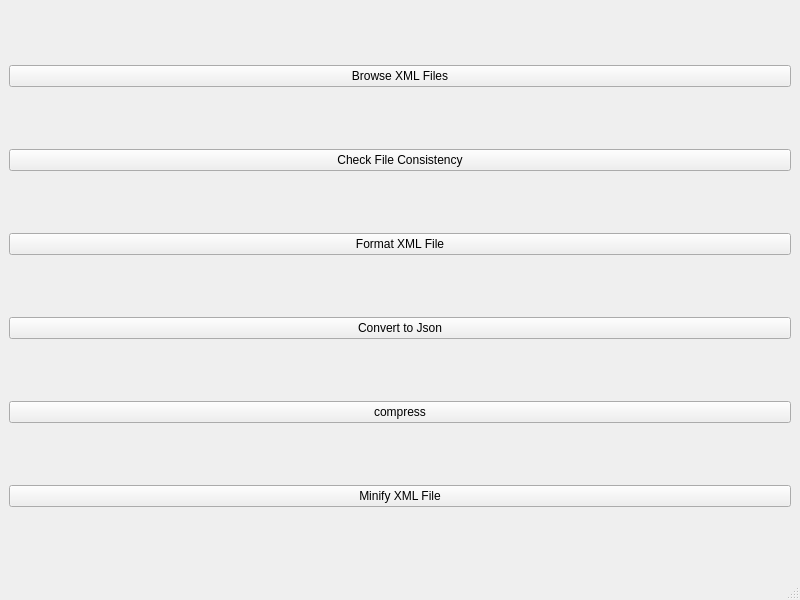
<?xml version="1.0" encoding="UTF-8"?>
<ui version="4.0">
 <class>MainWindow</class>
 <widget class="QMainWindow" name="MainWindow">
  <property name="geometry">
   <rect>
    <x>0</x>
    <y>0</y>
    <width>800</width>
    <height>600</height>
   </rect>
  </property>
  <property name="windowTitle">
   <string>MainWindow</string>
  </property>
  <widget class="QWidget" name="centralwidget">
   <layout class="QVBoxLayout" name="verticalLayout">
    <item>
     <widget class="QPushButton" name="pushButton_browsefile">
      <property name="text">
       <string>Browse XML Files</string>
      </property>
     </widget>
    </item>
    <item>
     <widget class="QPushButton" name="pushButton_check">
      <property name="text">
       <string>Check File Consistency</string>
      </property>
     </widget>
    </item>
    <item>
     <widget class="QPushButton" name="pushButton_format">
      <property name="text">
       <string>Format XML File</string>
      </property>
     </widget>
    </item>
    <item>
     <widget class="QPushButton" name="pushButton_converttojson">
      <property name="text">
       <string>Convert to Json</string>
      </property>
     </widget>
    </item>
    <item>
     <widget class="QPushButton" name="pushButton_compress">
      <property name="text">
       <string>compress</string>
      </property>
     </widget>
    </item>
    <item>
     <widget class="QPushButton" name="pushButton_minify">
      <property name="text">
       <string>Minify XML File</string>
      </property>
     </widget>
    </item>
   </layout>
  </widget>
  <widget class="QMenuBar" name="menubar">
   <property name="geometry">
    <rect>
     <x>0</x>
     <y>0</y>
     <width>800</width>
     <height>21</height>
    </rect>
   </property>
  </widget>
  <widget class="QStatusBar" name="statusbar"/>
 </widget>
 <resources/>
 <connections/>
</ui>
